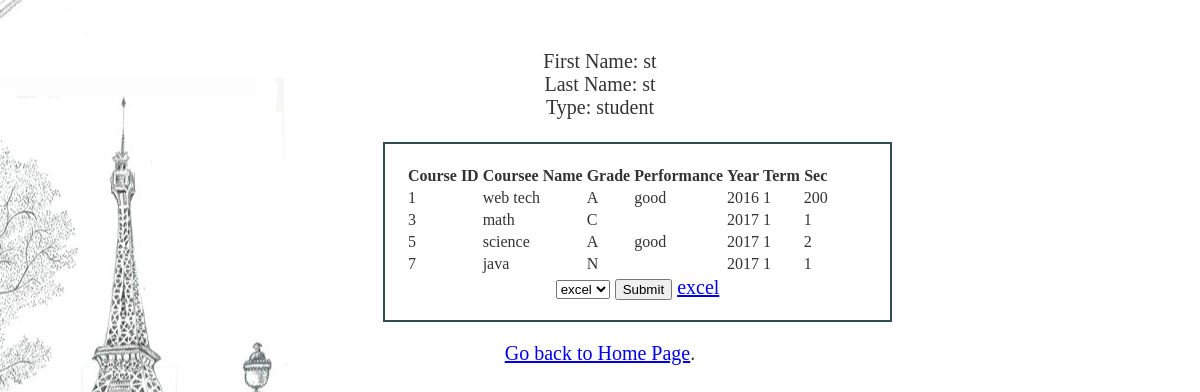
The app's page /student_course_page.php (signed in) with its own data.
### tables this page shows
CREATE TABLE `user` (
  `id` int(11) NOT NULL,
  `username` varchar(20) NOT NULL,
  `password` varchar(20) NOT NULL,
  `firstname` varchar(15) NOT NULL,
  `lastname` varchar(15) NOT NULL,
  `type` varchar(20) NOT NULL,
  `imageID` int(11) NOT NULL
);

CREATE TABLE `student_course` (
  `studentID` int(11) NOT NULL,
  `courseID` int(8) NOT NULL,
  `grade` char(1) NOT NULL,
  `performance` varchar(50) NOT NULL,
  `year` int(4) NOT NULL,
  `term` int(2) NOT NULL,
  `sec` int(3) NOT NULL
);

CREATE TABLE `courses` (
  `courseID` int(8) NOT NULL,
  `name` varchar(50) NOT NULL,
  `year` int(4) NOT NULL,
  `term` int(1) NOT NULL,
  `sec` int(3) NOT NULL
);

### student_course_page.php (the view, shortened to what this page needs)
<?php
$username = $_COOKIE['username'];
$result = mysql_query("select * from user where user.username='$username' ") or die("Fail ".mysql_error());
$row = mysql_fetch_array($result);
if($row['username'] == $username ){
	echo("First Name: ".$row['firstname']."<br>"."Last Name: ".$row['lastname']."<br>"."Type: ".$row['type']."<br><br>");
	$id = $row['id'];
}else{
	echo("fail");
}
$servername = "localhost";
$username = "root";
$password = "";
$dbname = "user";
$conn = mysqli_connect($servername, $username, $password, $dbname);
$sql = "SELECT student_course.courseID,courses.name,student_course.grade ,student_course.performance,student_course.year,student_course.term,student_course.sec FROM student_course INNER JOIN courses ON  student_course.courseID=courses.courseID and student_course.year=courses.year and
student_course.term=courses.term and student_course.sec=courses.sec WHERE student_course.studentID='$id'";
$result = mysqli_query($conn, $sql);
		?>
        <link rel="stylesheet" media="screen" href="cssStucourse.css">
        <form id="form" action="lab7\generate-report.php" method="post">
    <table id="rent" class="table avg-rent" name="rent">
           <thead>
                    <tr class="warning">
                        <th>Course ID</th>
                        <th>Coursee Name</th>
                        <th>Grade</th>
						<th>Performance</th>
                        <th>Year</th>
                        <th>Term</th>
                        <th>Sec</th>
                    </tr>
                </thead>
                <tbody>
                <?php while($row = mysqli_fetch_assoc($result)){?>
                    <tr>
                        <td><?php echo $row['courseID'] ?></td>
                        <td><?php echo $row['name'] ?></td>
                        <td><?php echo $row['grade'] ?></td>
                        <td><?php echo $row['performance'] ?></td>
                        <td><?php echo $row['year'] ?></td>
                        <td><?php echo $row['term'] ?></td>
                        <td><?php echo $row['sec'] ?></td>
                    </tr>
                    <?php }?>
                    </tbody>
                    </table>
    <select >
            <option selected="href='excel.php'">
            excel
             </option>
        </select>
    <input type="submit" name="pdf"/>
    <a href='excel.php'>
                excel</a>
</form>
<?php
	echo '<a href="teacherHomepage.html">Go back to  Home Page</a>.';
?>

### cssStucourse.css (style rules this page uses)
#form { padding: 20px 20px 20px 20px; margin-right: 300px; margin-left: 375px; border:darkslategrey 2px solid; }

### records on screen
user: firstname "st", lastname "st", type "student"
student_course: courseID "1", courses.name "web tech", grade "A", performance "good", year "2016", term "1", sec "200"
student_course: courseID "3", courses.name "math", grade "C", year "2017", term "1", sec "1"
student_course: courseID "5", courses.name "science", grade "A", performance "good", year "2017", term "1", sec "2"
student_course: courseID "7", courses.name "java", grade "N", year "2017", term "1", sec "1"
